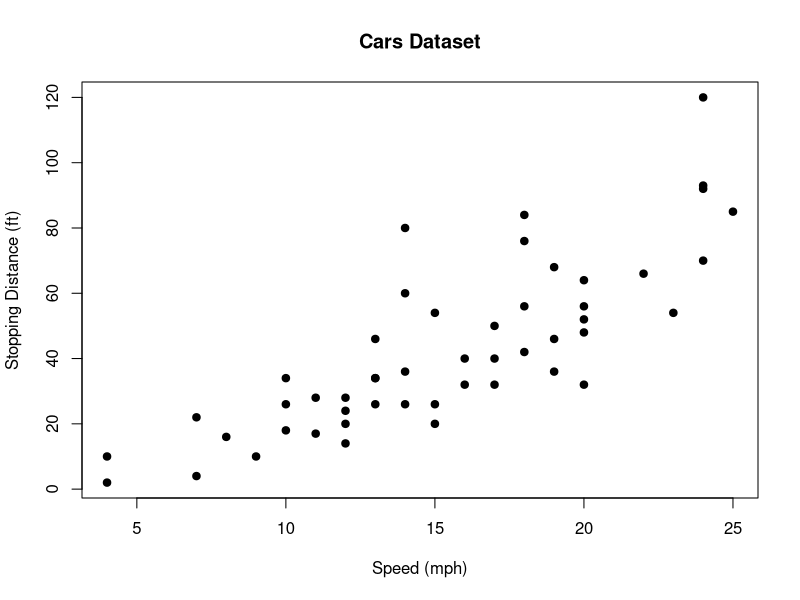
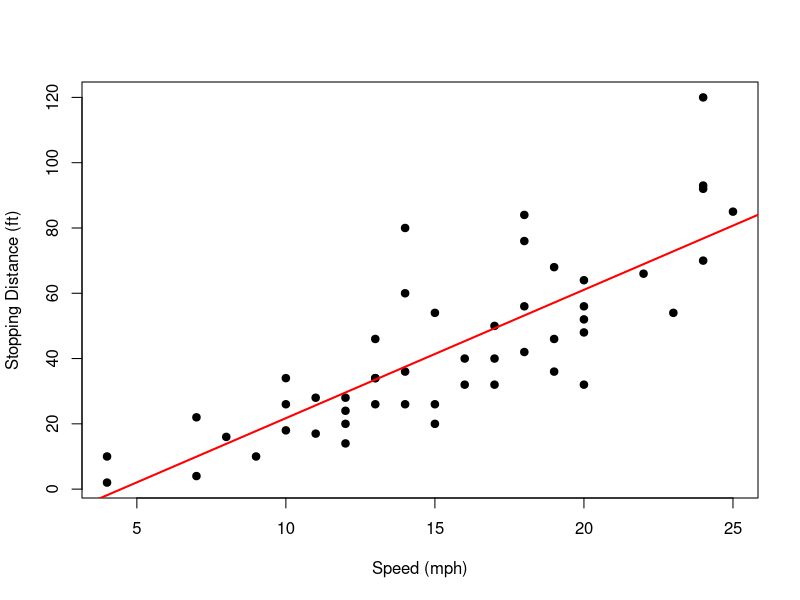

The R script that drew these images, in order:
## ---- chunk 1
data(cars)

head(cars)
summary(cars)
## ---- chunk 2
plot(
  cars$speed,
  cars$dist,
  pch = 19,
  xlab = "Speed (mph)",
  ylab = "Stopping Distance (ft)",
  main = "Cars Dataset"
)
## ---- chunk 3
model <- lm(dist ~ speed, data = cars)

summary(model)
## ---- chunk 4
plot(
  cars$speed,
  cars$dist,
  pch = 19,
  xlab = "Speed (mph)",
  ylab = "Stopping Distance (ft)"
)

abline(model, col = "red", lwd = 2)
